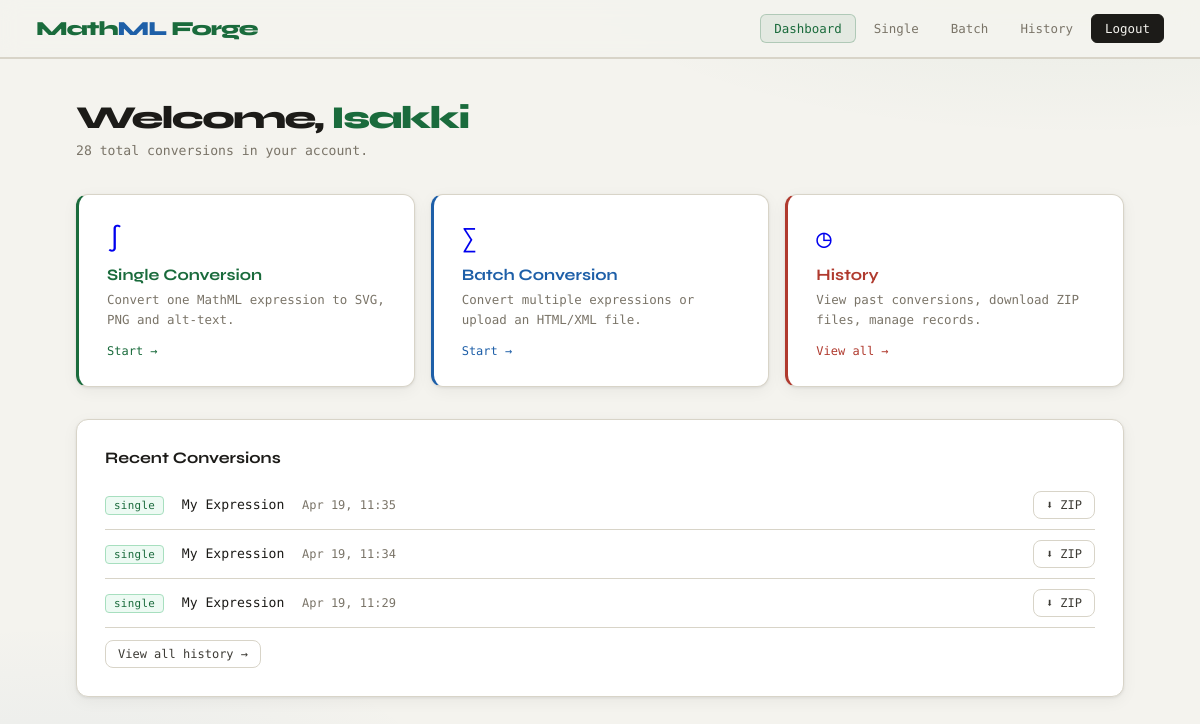
The page /dashboard (signed in) on the database its author committed.
### app.py (models this page shows)
class Conversion(db.Model):
    id         = db.Column(db.Integer, primary_key=True)
    user_id    = db.Column(db.Integer, db.ForeignKey('user.id'), nullable=False)
    session_id = db.Column(db.String(64), nullable=False)
    label      = db.Column(db.String(200))
    mode       = db.Column(db.String(20))
    item_count = db.Column(db.Integer, default=1)
    zip_path   = db.Column(db.String(500))
    svg_data   = db.Column(db.Text)
    png_b64    = db.Column(db.Text)
    alt_texts  = db.Column(db.Text)
    created_at = db.Column(db.DateTime, default=datetime.utcnow)

### app.py (the view)
@app.route('/dashboard')
@login_required
def dashboard():
    total = Conversion.query.filter_by(user_id=session['user_id']).count()
    recent = (Conversion.query.filter_by(user_id=session['user_id'])
              .order_by(Conversion.created_at.desc()).limit(3).all())
    return render_template('dashboard.html', username=session['username'],
                           total=total, recent=recent)

### app.py (called while the page is built)
def login_required(f):
    @wraps(f)
    def decorated(*args, **kwargs):
        if 'user_id' not in session:
            flash('Please log in first.', 'warning')
            return redirect(url_for('login'))
        return f(*args, **kwargs)
    return decorated

### templates/dashboard.html (shortened to what this page needs)
{% extends "base.html" %}
{% block content %}
<div style="margin-bottom:36px">
  <h1 style="font-family:var(--font-head);font-size:2rem;font-weight:800;letter-spacing:-1.5px;margin-bottom:6px">
    Welcome, <span style="color:var(--accent)">{{ username }}</span>
  </h1>
  <p style="color:var(--muted);font-size:.82rem">{{ total }} total conversion{{ 's' if total!=1 }} in your account.</p>
</div>
<div style="display:grid;grid-template-columns:repeat(auto-fit,minmax(280px,1fr));gap:16px;margin-bottom:32px">
  <a href="{{ url_for('convert_single') }}" style="text-decoration:none">
    <div class="card" style="cursor:pointer;transition:.2s;border-left:3px solid var(--accent)"
         onmouseover="this.style.transform='translateY(-2px)';this.style.boxShadow='0 4px 20px rgba(0,0,0,.1)'"
         onmouseout="this.style.transform='';this.style.boxShadow=''">
      <div style="font-size:1.6rem;margin-bottom:12px">∫</div>
      <div style="font-family:var(--font-head);font-size:1rem;font-weight:700;color:var(--accent);margin-bottom:6px">Single Conversion</div>
      <p style="color:var(--muted);font-size:.78rem;line-height:1.6">Convert one MathML expression to SVG, PNG and alt-text.</p>
      <div style="margin-top:14px;font-size:.75rem;color:var(--accent);font-weight:500">Start →</div>
    </div>
  </a>
  <a href="{{ url_for('convert_multiple') }}" style="text-decoration:none">
    <div class="card" style="cursor:pointer;transition:.2s;border-left:3px solid var(--accent2)"
         onmouseover="this.style.transform='translateY(-2px)';this.style.boxShadow='0 4px 20px rgba(0,0,0,.1)'"
         onmouseout="this.style.transform='';this.style.boxShadow=''">
      <div style="font-size:1.6rem;margin-bottom:12px">∑</div>
      <div style="font-family:var(--font-head);font-size:1rem;font-weight:700;color:var(--accent2);margin-bottom:6px">Batch Conversion</div>
      <p style="color:var(--muted);font-size:.78rem;line-height:1.6">Convert multiple expressions or upload an HTML/XML file.</p>
      <div style="margin-top:14px;font-size:.75rem;color:var(--accent2);font-weight:500">Start →</div>
    </div>
  </a>
  <a href="{{ url_for('history') }}" style="text-decoration:none">
    <div class="card" style="cursor:pointer;transition:.2s;border-left:3px solid var(--accent3)"
         onmouseover="this.style.transform='translateY(-2px)';this.style.boxShadow='0 4px 20px rgba(0,0,0,.1)'"
         onmouseout="this.style.transform='';this.style.boxShadow=''">
      <div style="font-size:1.6rem;margin-bottom:12px">◷</div>
      <div style="font-family:var(--font-head);font-size:1rem;font-weight:700;color:var(--accent3);margin-bottom:6px">History</div>
      <p style="color:var(--muted);font-size:.78rem;line-height:1.6">View past conversions, download ZIP files, manage records.</p>
      <div style="margin-top:14px;font-size:.75rem;color:var(--accent3);font-weight:500">View all →</div>
    </div>
  </a>
</div>
{% if recent %}
<div class="card">
  <div class="card-title" style="margin-bottom:14px">Recent Conversions</div>
  {% for c in recent %}
  <div style="display:flex;align-items:center;justify-content:space-between;padding:10px 0;border-bottom:1px solid var(--border);flex-wrap:wrap;gap:8px">
    <div>
      <span class="tag {{'tag-single' if c.mode=='single' else 'tag-batch'}}">{{c.mode}}</span>
      <span style="font-size:.82rem;margin-left:8px;font-weight:500">{{c.label}}</span>
      <span style="color:var(--muted);font-size:.75rem;margin-left:8px">{{c.created_at.strftime('%b %d, %H:%M')}}</span>
    </div>
    <div style="display:flex;gap:6px">
      <a href="{{url_for('download',conv_id=c.id)}}" class="btn btn-secondary btn-sm">⬇ ZIP</a>
    </div>
  </div>
  {% endfor %}
  <div style="margin-top:12px"><a href="{{url_for('history')}}" class="btn btn-secondary btn-sm">View all history →</a></div>
</div>
{% endif %}
{% endblock %}

### templates/base.html (shortened to what this page needs)
<!DOCTYPE html>
<html lang="en">
<head>
</head>
<body>
{% if session.user_id %}
<nav>
  <div class="nav-logo">Math<span>ML</span> Forge</div>
  <div class="nav-links">
    <a href="{{ url_for('dashboard') }}" class="{{ 'active' if request.endpoint=='dashboard' }}">Dashboard</a>
    <a href="{{ url_for('convert_single') }}" class="{{ 'active' if request.endpoint=='convert_single' }}">Single</a>
    <a href="{{ url_for('convert_multiple') }}" class="{{ 'active' if request.endpoint=='convert_multiple' }}">Batch</a>
    <a href="{{ url_for('history') }}" class="{{ 'active' if request.endpoint=='history' }}">History</a>
    <a href="{{ url_for('logout') }}" class="nav-btn-logout">Logout</a>
  </div>
</nav>
{% endif %}
<main>{% block content %}{% endblock %}</main>
</body>
</html>

### templates/base.html (style rules this page uses)
:root { --bg:#f4f3ee; --bg2:#eae8e0; --surface:#ffffff; --surface2:#f9f8f4; --border:#d8d4c8; --border2:#c8c3b4; --accent:#1a6b3c; --accent-hover:#145530; --accent2:#1e5fa8; --accent3:#b03a2e; --text:#1c1b18; --text2:#3d3b35; --muted:#7a7468; --radius:10px; --shadow:0 1px 3px rgba(0,0,0,.08),0 4px 16px rgba(0,0,0,.05); --font-head:'Syne',sans-serif; --font-mono:'DM Mono',monospace; }
* { margin:0;padding:0;box-sizing:border-box }
body { background:var(--bg);color:var(--text); font-family:var(--font-mono);min-height:100vh; background-image: radial-gradient(ellipse 80% 40% at 90% -5%,rgba(26,107,60,.06),transparent 55%), radial-gradient(ellipse 60% 40% at 5% 100%,rgba(30,95,168,.05),transparent 55%); }
nav { display:flex;align-items:center;justify-content:space-between; padding:14px 36px;border-bottom:1px solid var(--border); position:sticky;top:0;z-index:100; background:rgba(244,243,238,.92);backdrop-filter:blur(10px); box-shadow:0 1px 0 var(--border); }
.nav-logo { font-family:var(--font-head);font-size:1.25rem;font-weight:800;letter-spacing:-1px;color:var(--accent) }
.nav-logo span { color:var(--accent2) }
.nav-links { display:flex;gap:4px;align-items:center }
.nav-links a,.nav-links button { font-family:var(--font-mono);font-size:.78rem;color:var(--muted); text-decoration:none;padding:6px 13px;border-radius:6px; border:1px solid transparent;background:none;cursor:pointer;transition:.15s; }
.nav-links a.active { color:var(--accent);border-color:rgba(26,107,60,.25);background:rgba(26,107,60,.07);font-weight:500 }
.nav-btn-logout { background:var(--text)!important;color:var(--bg)!important;border-color:var(--text)!important;font-weight:500 }
main { max-width:1120px;margin:0 auto;padding:40px 36px }
.card { background:var(--surface);border:1px solid var(--border);border-radius:12px;padding:28px;box-shadow:var(--shadow) }
.card-title { font-family:var(--font-head);font-size:1rem;font-weight:700;margin-bottom:18px;color:var(--text);display:flex;align-items:center;gap:9px }
.btn { display:inline-flex;align-items:center;gap:7px;padding:9px 18px;border-radius:8px; font-family:var(--font-mono);font-size:.82rem;font-weight:500; border:1px solid;cursor:pointer;transition:.15s;white-space:nowrap;text-decoration:none }
.btn-secondary { background:var(--surface);color:var(--text2);border-color:var(--border) }
.btn-sm { padding:6px 12px;font-size:.75rem }
.tag { display:inline-block;padding:2px 8px;border-radius:4px;font-size:.68rem;font-weight:500;letter-spacing:.3px }
.tag-single { background:#edfaf3;color:var(--accent);border:1px solid #a7dfbf }

### rows shown on the page
Conversion: mode "single", label "My Expression", created_at "Apr 19, 11:35"
Conversion: mode "single", label "My Expression", created_at "Apr 19, 11:34"
Conversion: mode "single", label "My Expression", created_at "Apr 19, 11:29"

### other values the page prints
{{ username }} "Isakki"
{{ total }} "28"
{{ 's' if total!=1 }} "s"
